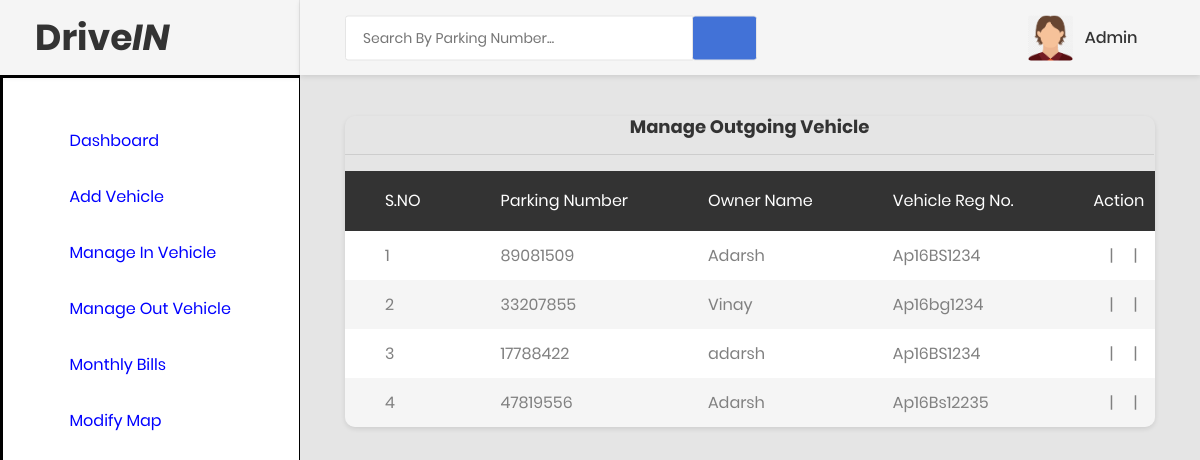
Page /manage_outgoingvehicle (signed in) on the committed database.
### vehicle/models.py (models this page shows, shortened)
class Vehicle(models.Model):
    parkingnumber = models.CharField(max_length=20)
    category = models.ForeignKey(Category, on_delete=models.CASCADE)
    vehiclecompany = models.CharField(max_length=50)
    regno = models.CharField(max_length=10)
    ownername = models.CharField(max_length=50)
    ownercontact = models.CharField(max_length=15)
    pdate = models.DateField()
    intime = models.CharField(max_length=50)
    outtime = models.CharField(max_length=50)
    parkingcharge = models.CharField(max_length=50)
    remark = models.CharField(max_length=500)
    outdate = models.DateField(null=True)
    status = models.CharField(max_length=20)
    slotID=models.CharField(max_length=20)

### vehicle/views.py (the view)
# urls.py: path('manage_outgoingvehicle',manage_outgoingvehicle,name='manage_outgoingvehicle'),
def manage_outgoingvehicle(request):
    if not request.user.is_authenticated:
        return redirect('index')
    if request.user.is_staff:
        vehicle = Vehicle.objects.filter(status="Out").exclude(slotID='')
        d = {'vehicle':vehicle}
    else:
        vehicle = Vehicle.objects.filter(status="Out",vehiclecompany=request.user.username).exclude(slotID='')
        d = {'vehicle':vehicle}
    return render(request, 'manage_outgoingvehicle.html', d)

### vehicle/templates/manage_outgoingvehicle.html (shortened to what this page needs)
{% load static %}
{% block body %}
<html lang="en">
<head>
    <link href="{% static 'css/font-face.css' %}" rel="stylesheet" media="all">
    <link href="{% static 'vendor/font-awesome-5/css/fontawesome-all.min.css' %}" rel="stylesheet" media="all">
    <link href="{% static 'vendor/font-awesome-4.7/css/font-awesome.min.css' %}" rel="stylesheet" media="all">
    <link href="{% static 'vendor/mdi-font/css/material-design-iconic-font.min.css' %}" rel="stylesheet" media="all">
    <link href="{% static 'vendor/bootstrap-4.1/bootstrap.min.css' %}" rel="stylesheet" media="all">
    <link href="{% static 'vendor/animsition/animsition.min.css' %}" rel="stylesheet" media="all">
    <link href="{% static 'vendor/bootstrap-progressbar/bootstrap-progressbar-3.3.4.min.css' %}" rel="stylesheet" media="all">
    <link href="{% static 'vendor/wow/animate.css' %}" rel="stylesheet" media="all">
    <link href="{% static 'vendor/css-hamburgers/hamburgers.min.css' %}" rel="stylesheet" media="all">
    <link href="{% static 'vendor/slick/slick.css' %}" rel="stylesheet" media="all">
    <link href="{% static 'vendor/select2/select2.min.css' %}" rel="stylesheet" media="all">
    <link href="{% static 'vendor/perfect-scrollbar/perfect-scrollbar.css' %}" rel="stylesheet" media="all">
    <link href="{% static 'css/theme.css' %}" rel="stylesheet" media="all">
</head>
<body class="animsition">
    <div class="page-wrapper">
      {% include 'sidebar.html' %}
        <div class="page-container">
            {% include 'header.html' %}
            <div class="main-content">
                <div class="section__content section__content--p30">
                    <div class="container-fluid">
                        <div class="row">
                            <div class="col-lg-12">
                                <div class="table-responsive table--no-card m-b-30">
                                   <h4 align="center">Manage Outgoing Vehicle </h4>
                                    <hr>
                                    <table class="table table-borderless table-striped table-earning">
                                         <thead>
                                        <tr>
                                            <tr>
                  <th>S.NO</th>
                  <th>Parking Number</th>
              <th>Owner Name</th>
              <th>Vehicle Reg No.</th>
                   <th>Action</th>
                </tr>
                                        </tr>
                                        </thead>
                                       {% for i in vehicle %}
                <tr>
                  <td>{{forloop.counter}}</td>
                  <td>{{i.parkingnumber}}</td>
                  <td>{{i.ownername}}</td>
                <td>{{i.regno}}</td>
                  <td><div class="hide_nonstaff_1">
                    <a href="{% url 'view_outgoingdetail' i.id %}" ><i class="fa fa-eye fa-1x"></i></a>
                   | <a href="{% url 'print' i.id %}" ><i class="fa fa-print fa-1x"></i></a>
                   | <a href="{% url 'delete' i.id %}" ><i class="fa fa-trash fa-1x"></i></a>
                  </div>
                  </td>
                </tr>
 {% endfor %}
                                    </table>
                                </div>
                            </div>
                        </div>
          </div>
                </div>
            </div>
        </div>
    </div>
</body>
</html>
{% endblock %}

### vehicle/templates/sidebar.html (shortened to what this page needs)
<aside class="menu-sidebar d-none d-lg-block">
            <div class="logo">
                   <h1>Drive<i>IN</i></h1>
            </div>
            <div class="menu-sidebar__content js-scrollbar1" style="border-color:black;border-right-width:1px;border-style:solid">
                <nav class="navbar-sidebar" >
                    <ul class="list-unstyled navbar__list">
                        <li>
                            <a href="{% url 'admin_home' %}"  style="color: blue">
                                <i class="fas fa-tachometer-alt"></i>Dashboard</a>
                        </li>
                        <li>
                            <a href="{% url 'add_vehicle' %}"  style="color: blue">
                                <i class="fa fa-car"></i>Add Vehicle</a>
                        </li>
                        <div id="hide_to_nonstaff">
                        <li>
                            <a href="{% url 'manage_incomingvehicle' %}"  style="color: blue">
                                <i class="fa fa-car"></i>Manage In Vehicle</a>
                        </li>
                         <li>
                            <a href="{% url 'manage_outgoingvehicle' %}"  style="color: blue">
                                <i class="fa fa-car"></i>Manage Out Vehicle</a>
                        </li>
                        <li>
                            <a href="{% url 'monthly_bills' %}"  style="color: blue">
                                <i class="fa fa-car"></i>Monthly Bills</a>
                        </li>
                        <li>
                            <a href="{% url 'changegrid' %}"  style="color: blue">
                                <i class="fa fa-car"></i>Modify Map</a>
                        </li>
                        </div>
                    </ul>
                </nav>
            </div>
        </aside>

### vehicle/templates/header.html (shortened to what this page needs)
{% load static %}
<header class="header-desktop">
                <div class="section__content section__content--p30">
                    <div class="container-fluid">
                        <div class="header-wrap">
                            <form class="form-header" name="search" action="{% url 'search'%}">
                                <input class="au-input au-input--xl" type="text" name="searchdata" id="searchdata" placeholder="Search By Parking Number..." />
                                <button class="au-btn--submit" type="submit" name="search" value="Submit">
                                    <i class="zmdi zmdi-search"></i>
                                </button>
                            </form>
                            <div class="header-button">
                                <div class="account-wrap">
                                    <div class="account-item clearfix js-item-menu">
                                        <div class="image">
                                            <img src="{% static 'images/icon/avatarboy729.png' %}" alt="Admin" />
                                        </div>
                                        <div class="content">
                                            <a class="js-acc-btn" href="#">{{request.user.username}}</a>
                                        </div>
                                    </div>
                                </div>
                            </div>
                        </div>
                    </div>
                </div>
            </header>

### rows in the picture
Vehicle: parkingnumber "89081509", ownername "Adarsh", regno "Ap16BS1234"
Vehicle: parkingnumber "33207855", ownername "Vinay", regno "Ap16bg1234"
Vehicle: parkingnumber "17788422", ownername "adarsh", regno "Ap16BS1234"
Vehicle: parkingnumber "47819556", ownername "Adarsh", regno "Ap16Bs12235"

### other values in the picture
{{ request.user.username }} "Admin"
